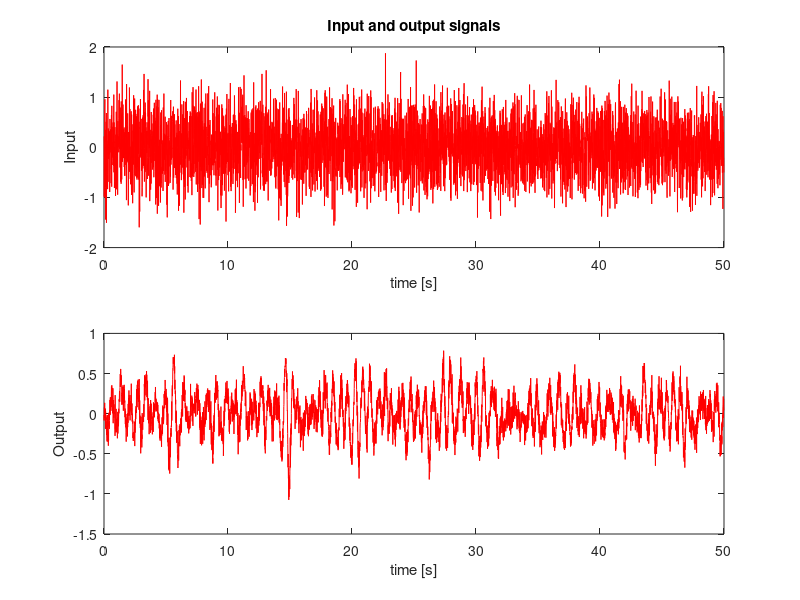

The MATLAB source for this figure: (Note: this script raises an error after producing the figure.)
clear all
close all
clc

%% Question 2

% Some administration
dt = 0.01;                 % Sample time
T = 50;                   % Total time
N = T/dt;                 % number of samples
t = (0:N-1).'*dt;         % Time vector
Fs = 1/dt;                 % Sample frequency
f = (0:N-1).'/T;          % Frequency vector (double sided)

%options=simset('OutputPoints','specified'); % only produce output for the time values in vector <t>
%load_system('Ass2_System_Open');
%
%%default values
%set_param('Ass2_System_Open/Input u: white noise','Variance','0.5');
%set_param('Ass2_System_Open/Noise n','Variance','0.1');
%
% Simulate model
%sim('Ass2_System_Open',t,options)
%clear tout

H = tf(1, [0.01, 0.03, 1]);
u_var = 0.5;
n_var = 0.1;
rng(1234) % set seed for generation of white noise input
u = normrnd(0, u_var, size(t));
rng(876348) % set seed for generation of additive output noise
y = lsim(H, u, t) + normrnd(0, n_var, size(t));

% Plot input and output
figure(100)
subplot(211)
    plot(t, u, 'r')
    xlabel('time [s]')
    ylabel('Input')
    title ('Input and output signals')
subplot(212)
    plot(t, y, 'r')
    ylabel('Output')
    xlabel('time [s]')

%% Question 2c

% Define the true system
H_true = squeeze(freqresp(H, f, 'Hz'));

% Estimate Open loop transfer function (H_ol) & Coherence (C_ol)
U = fft(u);
Y = fft(y);
Suu = U.*conj(U)/length(u);
Syu = Y.*conj(U)/length(u);

H_ol = Syu ./ Suu;
C_ol = Syu ./ sqrt(Suu.*Syu);

cmap = flipud(hsv(2));
plotspectrum(f, H_true, f, H_ol, C_ol, cmap, {'True', 'Raw'});
eps_save('question2c')

%% Question 2d
segment = 1:10;
wf = cell(1, length(segment));
wSuu = cell(1, length(segment));
wSyu = cell(1, length(segment));
wH_ol = cell(1, length(segment));
wC_ol = cell(1, length(segment));
for i = segment
    wf{i}= f(1:i:floor(end/i)*i);
    wSuu{i} = welchspectrum(u, u, i);
    wSyu{i} = welchspectrum(y, u, i);
    wH_ol{i} = wSyu{i} ./ wSuu{i};
    wC_ol{i} = wSyu{i} ./ sqrt(wSuu{i}.*wSyu{i});
end

cmap = jet(length(segment) + 1);
legendstr = cell(1, length(segment) + 1);
legendstr{1} = 'True';
for i = segment
    legendstr{i + 1} = sprintf('N = %d', segment(i));
end
plotspectrum(f, H_true, wf, wH_ol, wC_ol, cmap, legendstr)
eps_save('question2d')

%% Question 2f, 2g
% set variance of input signal u(t) to a high value
rng(1234) % set seed for generation of white noise input
u_f = normrnd(0, 100*u_var, size(t));
rng(876348) % set seed for generation of additive output noise
y_f = lsim(H, u, t) + normrnd(0, n_var, size(t));

% set variance of additive output noise n(t) to a high value
rng(1234) % set seed for generation of white noise input
u_g = normrnd(0, u_var, size(t));
rng(876348) % set seed for generation of additive output noise
y_g = lsim(H, u, t) + normrnd(0, 100*n_var, size(t));

% what do we change the variance to in part 2g? should welch averaging be used
% to calculate the frequency response H and coherence?
f_fg = {wf{end}, wf{end}};
Suu_f = welchspectrum(u_f, u_f, 10);
Syu_f = welchspectrum(y_f, u_f, 10);
Suu_g = welchspectrum(u_g, u_g, 10);
Syu_g = welchspectrum(y_g, u_g, 10);
H_ol_fg = {Syu_f ./ Suu_f, Syu_g ./ Suu_g};
C_ol_fg = {Syu_f ./ sqrt(Suu_f .* Syu_f), Syu_g ./ sqrt(Suu_g .* Syu_g)};

cmap = flipud(hsv(3));
legendstr = cell(1, 3);
legendstr = {'True',...
    sprintf('\\sigma_u^2 = %d', 100*u_var),...
    sprintf('\\sigma_n^2 = %d', 100*n_var)};
plotspectrum(f, H_true, f_fg, H_ol_fg, C_ol_fg, cmap, legendstr)
eps_save('question2f')
